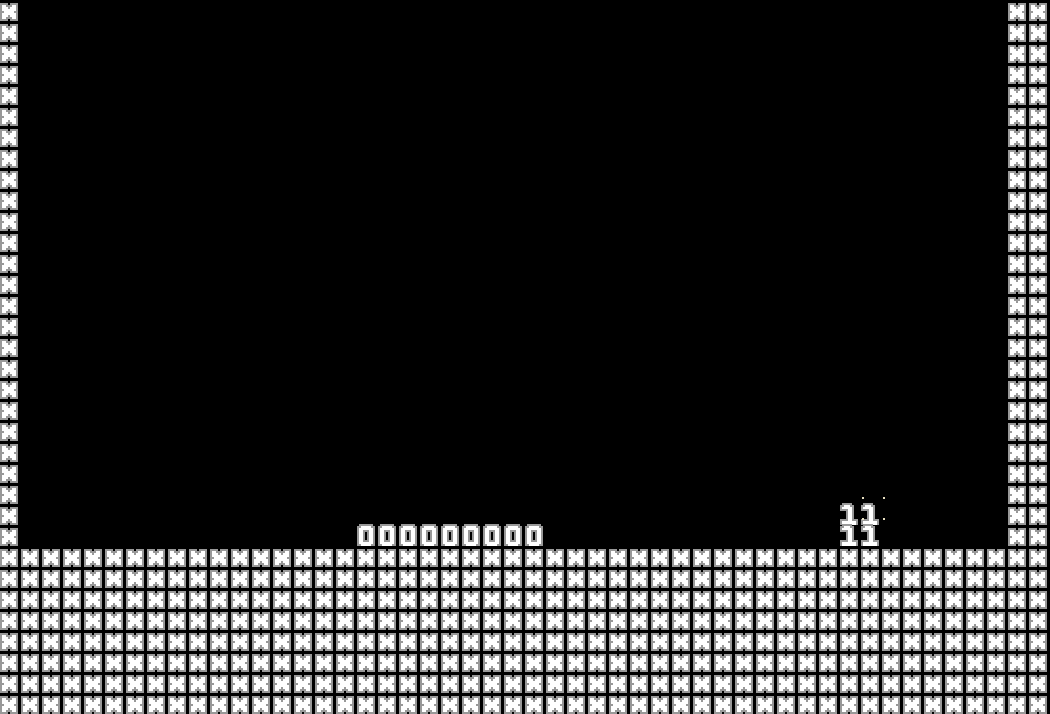

This is a level from a 2D game, rendered from its Tiled map with the project's own tilesets. A one-line summary and the map file follow, with tile-layer data summarised:
An orthogonal 50x34 tile map with 21x21 px tiles, 2 tile layers (collision, trigger).

<map version="1.0" tiledversion="1.0.2" orientation="orthogonal" renderorder="right-down" width="50" height="34" tilewidth="21" tileheight="21" nextobjectid="5">
 <tileset firstgid="1" source="tileset.tsx" />
 <layer name="collision" width="50" height="34">
  <data>[1700 cells, 478 non-empty, 1 distinct tile ids]</data>
 </layer>
 <layer name="trigger" width="50" height="34">
  <data>[1700 cells, 13 non-empty, 2 distinct tile ids]</data>
 </layer>
</map>
